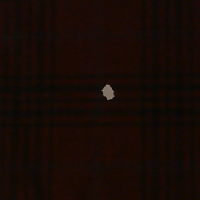
#> input picture anomali_image.png, 200 x 200 px, given in place of the camera
$ python script2.py
#> lines starting #> are read from the running program, lines starting #| are printed output that depends on the picture; after the words box and inside, x2 and y2 are one past the last pixel; in counts of white or black regions, pixels touching at a corner belong together
import cv2
import numpy as np
import ezdxf

# Fonction pour enregistrer les coordonnées au format DXF
def save_to_dxf(contours, filename="output.dxf"):
    doc = ezdxf.new(dxfversion='R2010')
    msp = doc.modelspace()

    for contour in contours:
        # Ajouter les lignes des contours
        for i in range(len(contour)):
            start_point = contour[i][0]
            end_point = contour[(i + 1) % len(contour)][0]
            msp.add_line(start=start_point, end=end_point)

        # Ajouter les points d'intérêt
        for point in contour:
            msp.add_circle(center=point[0], radius=0.1, dxfattribs={'color': 1})

    doc.saveas(filename)
    print(f"Coordonnées enregistrées dans {filename}")

# Ouvrir la connexion à la caméra
cap = cv2.VideoCapture(0)

# Vérifier si la caméra s'est ouverte correctement
if not cap.isOpened():
    print("Erreur : Impossible d'ouvrir la caméra.")
else:
    print("Appuyez sur 'q' pour quitter la fenêtre vidéo.")
    print("Appuyez sur 's' pour enregistrer les coordonnées au format DXF.")

    while True:
        # Capturer les images frame par frame
        ret, frame = cap.read()
#> frame is the input picture: shape (200, 200, 3); mean B, G, R 5.2, 10.1, 22.2

        # Si le frame est lu correctement, ret est True
        if not ret:
            print("Erreur : Impossible de lire le frame.")
            break

        # Définir la région d'intérêt (ROI) sous forme de carré centré
        frame_height, frame_width = frame.shape[:2]
#> frame_height = 200; frame_width = 200
        roi_size = 200  # Taille du carré
        roi_start_x = frame_width // 2 - roi_size // 2
#> roi_start_x = 0
        roi_start_y = frame_height // 2 - roi_size // 2
#> roi_start_y = 0
        roi_end_x = roi_start_x + roi_size
#> roi_end_x = 200
        roi_end_y = roi_start_y + roi_size
#> roi_end_y = 200

        # Extraire la ROI du frame
        roi = frame[roi_start_y:roi_end_y, roi_start_x:roi_end_x]

        # Convertir la ROI en niveaux de gris
        gray_frame = cv2.cvtColor(roi, cv2.COLOR_BGR2GRAY)

        # Appliquer le seuillage adaptatif
        thresh = cv2.adaptiveThreshold(gray_frame, 255, cv2.ADAPTIVE_THRESH_GAUSSIAN_C,
                                       cv2.THRESH_BINARY_INV, 25, 16)
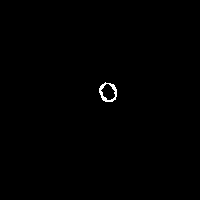
#> thresh: shape (200, 200); 0.34% white in thin lines or dots, all inside (x1, y1, x2, y2) = (99, 82, 117, 102)

        # Détection de contours avec Canny
        edges = cv2.Canny(gray_frame, 100, 200)
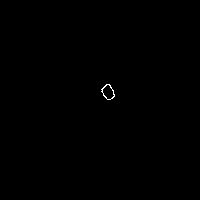
#> edges: shape (200, 200); 0.13% white in thin lines or dots, all inside (x1, y1, x2, y2) = (101, 84, 115, 100)

        # Transformation morphologique pour détecter les blobs
        kernel = cv2.getStructuringElement(cv2.MORPH_ELLIPSE, (5, 5))
        morph = cv2.morphologyEx(thresh, cv2.MORPH_CLOSE, kernel)

        # Trouver les contours des blobs détectés
        contours, _ = cv2.findContours(morph, cv2.RETR_EXTERNAL, cv2.CHAIN_APPROX_SIMPLE)
#> contours = 1 contour; box (x1, y1, x2, y2) and area: (99, 82, 117, 102) 254

        # Dessiner les contours et les points d'intérêt directement sur l'image originale
        for contour in contours:
            # Calculer l'approximation polygonale du contour
            epsilon = 0.02 * cv2.arcLength(contour, True)
            approx = cv2.approxPolyDP(contour, epsilon, True)

            # Dessiner les contours sur l'image originale
            cv2.drawContours(frame[roi_start_y:roi_end_y, roi_start_x:roi_end_x], [approx], -1, (0, 255, 0), 2)

            # Dessiner les points d'intérêt aux sommets du polygone
            for point in approx:
                x, y = point[0]
                cv2.circle(frame[roi_start_y:roi_end_y, roi_start_x:roi_end_x], (x, y), 4, (0, 0, 255), -1)  # Points rouges
#> this loop made 1 pass
#> epsilon on pass 1: 1.23

        # Afficher le cadre original avec le carré de la ROI et les points détectés
        cv2.rectangle(frame, (roi_start_x, roi_start_y), (roi_end_x, roi_end_y), (255, 0, 0), 2)
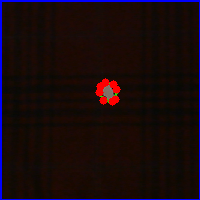
#> frame: shape (200, 200, 3); 3.89% of pixels changed, all inside (x1, y1, x2, y2) = (0, 0, 200, 200)
        cv2.imshow('Cadre Original', frame)

        # Quitter la boucle si 'q' est pressé
        key = cv2.waitKey(1) & 0xFF
#> (key q is pressed here)
        if key == ord('q'):
            break
        elif key == ord('s'):
            save_to_dxf(contours)

    # Libérer la capture lorsque tout est terminé
    cap.release()
    cv2.destroyAllWindows()
